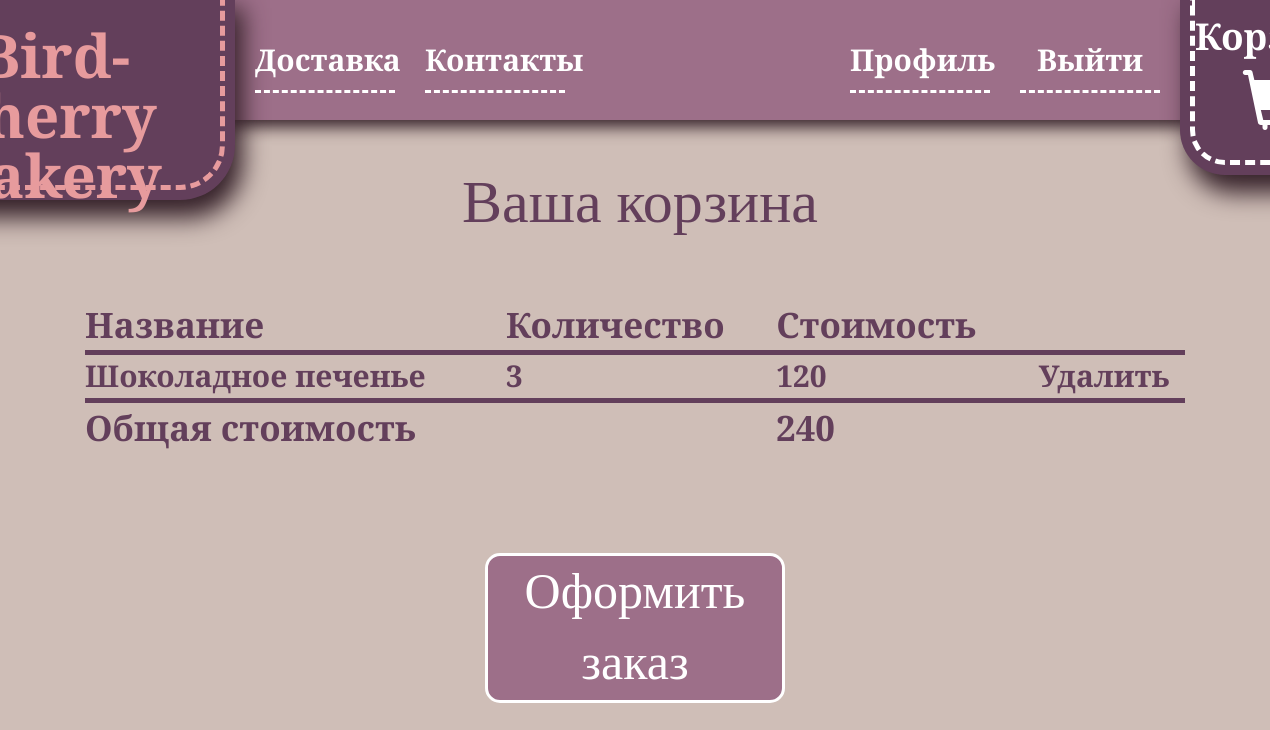
The app's page /cart/ (signed in) with its own data.
### shop/models.py (models this page shows, shortened)
class ProductCart(models.Model):
	cart = models.ForeignKey('Cart')	#по умолчанию привязывается по первичному ключу (id)
	product = models.ForeignKey('Product')
	quantity = models.PositiveIntegerField(default=0)
	total_price = models.PositiveIntegerField(default=0)

class Product(models.Model):
	name = models.CharField(max_length=50)
	category = models.ForeignKey('Category', to_field='name')
	description = models.TextField(default='')
	photo = models.URLField()
	price = models.PositiveIntegerField()
	quantity_on_stock = models.PositiveIntegerField()

class Cart(models.Model):
	def generate_token():
		token = ''.join(random.choice(string.ascii_uppercase + string.ascii_lowercase + string.digits)
			for x in range(40))
		return token
	user = models.ForeignKey('auth.User', null=True)
	token = models.CharField(max_length=40, default=generate_token)
	total_price = models.PositiveIntegerField(default=0)
	date_added = models.DateTimeField(default=timezone.now)

### shop/views.py (the view)
# urls.py: url(r'^cart/$', views.cart, name='cart'),
def cart(request):
	cart = get_cart(request)
	product_cart_list = ProductCart.objects.filter(cart=cart)
	return render(request, 'shop/cart.html', {'cart': cart, 'product_cart_list': product_cart_list})

### shop/views.py (called while the page is built)
def get_cart(request):
	if request.user.is_authenticated():
		if Cart.objects.filter(user=request.user).exists():
			return Cart.objects.filter(user=request.user).latest('date_added')
		return Cart.objects.create(user=request.user)
	if 'token' in request.session:
		return Cart.objects.filter(token=request.session['token']).latest('date_added')
	cart = Cart.objects.create(user=None)
	request.session['token'] = cart.token
	return cart

### shop/templates/shop/cart.html
{% extends 'shop/base_menu.html' %}
{% block content %}
	<div class="page_header">Ваша корзина</div>
	<table class="cart_table">
		<thead><tr>
	        <th>Название</th>
	        <th>Количество</th>
	        <th>Стоимость</th>
	    </tr></thead>
	    <tbody>
		    {% for product_cart in product_cart_list %}
		    	<tr>
		    		<th>{{ product_cart.product.name }}</th>
		    		<th>{{ product_cart.quantity }}</th>
		    		<th>{{ product_cart.total_price }}</th>
		    		<th><a href="{% url 'del_product' product_cart.id %}">
		    			<div class="delete_btn">Удалить</div>
		    		</a></th>
		    	</tr>
		    {% endfor %}
		    <tr>
		    	<th>Общая стоимость</th>
		    	<th></th>
		    	<th>{{ cart.total_price }}</th>
		    	<th></th>
		    </tr>
	    </tbody>
	</table>
	<a href="{% url 'pay_cart' %}"><div class="checkout_btn">
		Оформить заказ
	</div></a>
{% endblock %}

### shop/static/css/shop.css (style rules this page uses)
body { background-color: #FAEFEB; }
a { color: #FFFFFF; }
.page_header { position: fixed; margin-left: 340px; margin-top: 160px; width: 650px; text-align: center; color: #633f5b; font-size: 60px; font-family: 'Cormorant Infant', serif; font-weight: medium; }
.cart_table { margin: auto; margin-top: 300px; width: 1100px; text-align: center; color: #633f5b; font-size: 30px; font-family: 'Cormorant Infant', serif; }
.cart_table thead { font-size: 35px; border-bottom: 5px solid #633f5b; }
.cart_table tbody tr:last-child { font-size: 35px; border-top: 5px solid #633f5b; }
.delete_btn { text-align: center; color: #633f5b; font-family: 'Cormorant Infant', serif; font-size: 30px; }
.checkout_btn { margin: auto; margin-top: 100px; width: 300px; height: 150px; background-color: #9d6f89; border: 3px solid #FFFFFF; border-radius: 15px; text-align: center; color: #FFFFFF; font-family: 'Cormorant Infant', serif; font-size: 50px; }

### records on screen
ProductCart: product.name "Шоколадное печенье", quantity "3", total_price "120"
Cart: total_price "240"
